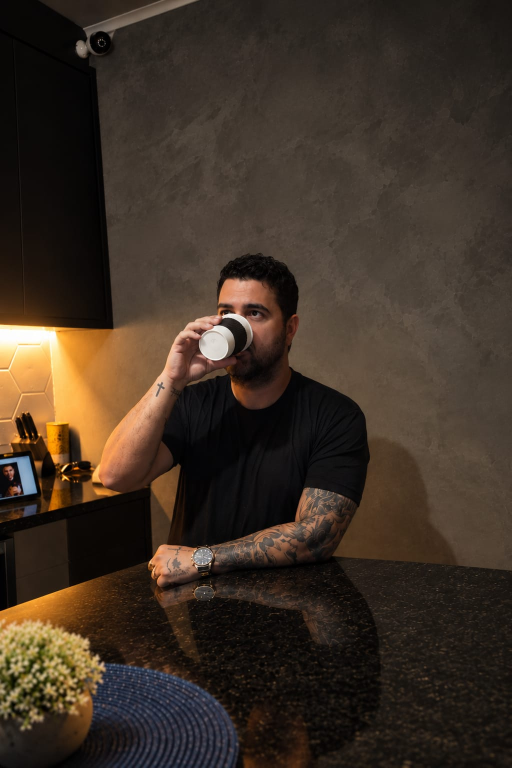
#> input picture gerador/fotos/1001343508.jpg, 1024 x 1536 px, given as the content of the folder ../../gerador/fotos/1001343508.jpg, which was not available (shown at 1/2 size)
$ python vv_story.py ../../gerador/fotos/1001343508.jpg ../../gerador/fotos/1001343509.jpg
#> lines starting #> are read from the running program, lines starting #| are printed output that depends on the picture; pictures that were not available may be replaced by others from this repository, and a replacement may not be noted
"""Transforma os slides (1080x1350) de um carrossel do Viva Voz em stories 1080x1920."""
import sys,os,glob
from PIL import Image, ImageFilter, ImageEnhance, ImageDraw, ImageFont
W,H=1080,1920
LORA='/usr/share/fonts/truetype/google-fonts/Lora-Italic-Variable.ttf'
def story(src,dst):
#> called with src = '_only/1001343508.jpg'
    im=Image.open(src).convert('RGB')
#> im is the input picture: PIL image 1024x1536 RGB; mean R, G, B 61.8, 48.8, 37.4
    s=max(W/im.width,H/im.height); bg=im.resize((int(im.width*s)+1,int(im.height*s)+1),Image.LANCZOS)
#> after `s = max(W / im.width, H / im.height)`: s = 1.25
    l=(bg.width-W)//2; t=(bg.height-H)//2
#> after `l = (bg.width - W) // 2`: l = 100
#> after `t = (bg.height - H) // 2`: t = 0
    bg=bg.crop((l,t,l+W,t+H)).filter(ImageFilter.GaussianBlur(50))
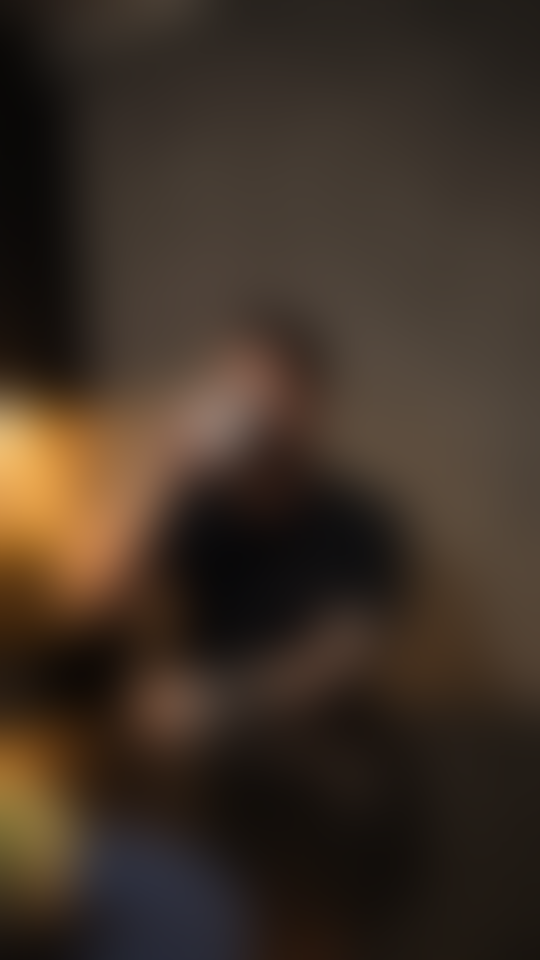
#> bg: PIL image 1080x1920 RGB (shown at 1/2 size); mean R, G, B 61.4, 48.3, 37.3
    bg=ImageEnhance.Brightness(bg).enhance(0.35)
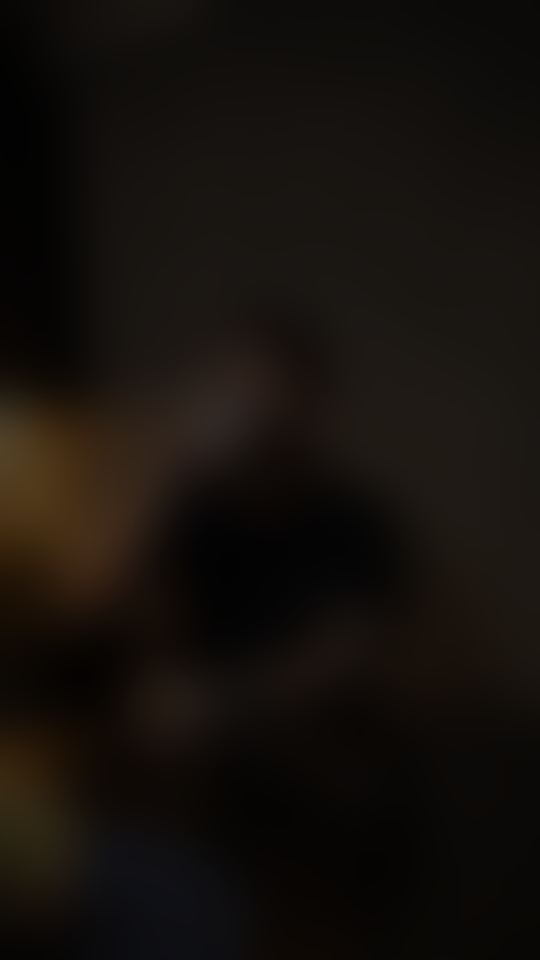
#> bg: PIL image 1080x1920 RGB (shown at 1/2 size); mean R, G, B 21, 16.4, 12.6
    k=1000/im.width; fg=im.resize((1000,round(im.height*k)),Image.LANCZOS)
#> after `k = 1000 / im.width`: k = 0.977
    x=(W-fg.width)//2; y=(H-fg.height)//2-40
#> after `x = (W - fg.width) // 2`: x = 40
#> after `y = (H - fg.height) // 2 - 40`: y = 170
    bg.paste(fg,(x,y))
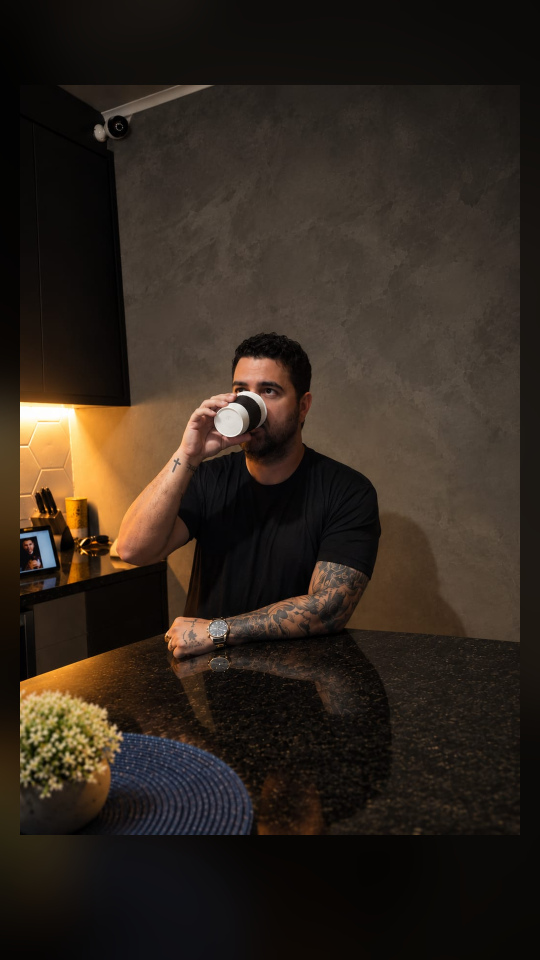
#> bg: PIL image 1080x1920 RGB (shown at 1/2 size); mean R, G, B 49.2, 39, 30
#> (the run stopped early here; a loop or call above may not have finished)

$ run again, on gerador/fotos/1001343509.jpg
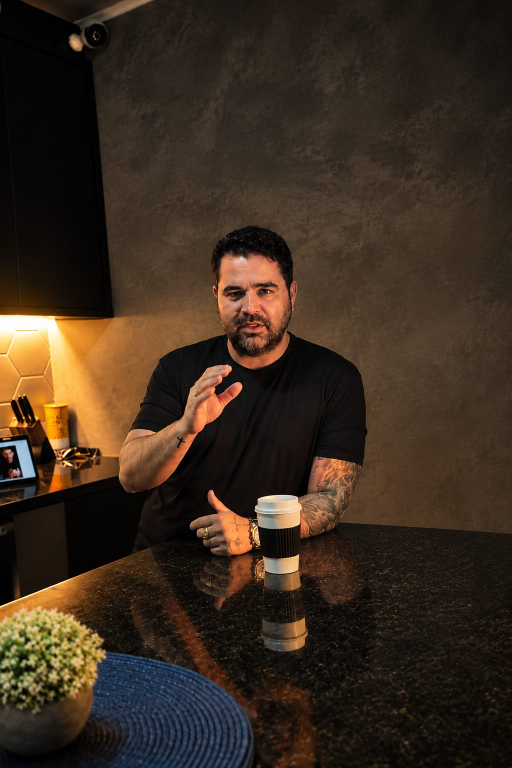
#> input picture gerador/fotos/1001343509.jpg, 1024 x 1536 px, given as the content of the folder ../../gerador/fotos/1001343509.jpg, which was not available (shown at 1/2 size)
#> in story, im is the input picture: PIL image 1024x1536 RGB; mean R, G, B 59.1, 44.3, 31.1
#> in story, `bg=ImageEnhance.Brightness(bg).enhance(0.35)`:
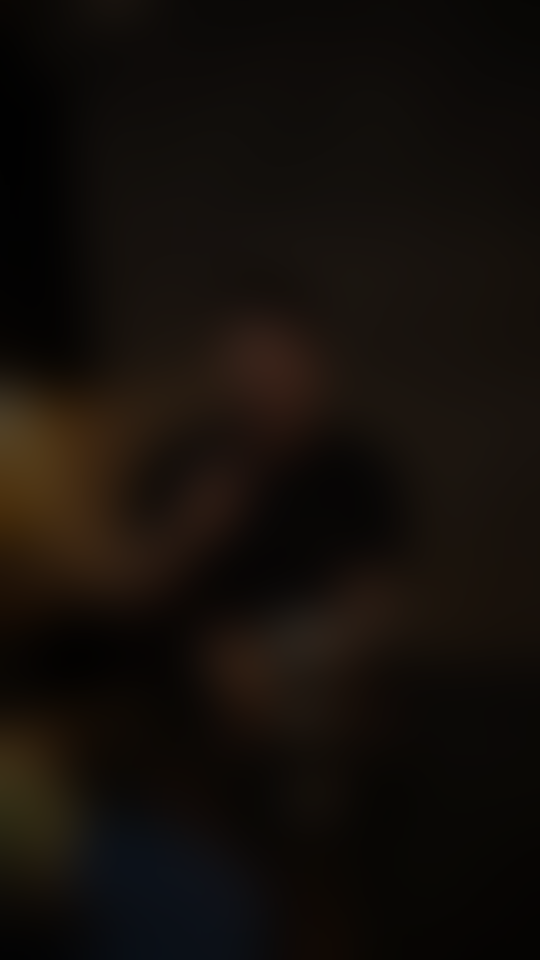
#> bg: PIL image 1080x1920 RGB (shown at 1/2 size); mean R, G, B 20.5, 15.1, 10.6
#> in story, `bg.paste(fg,(x,y))`:
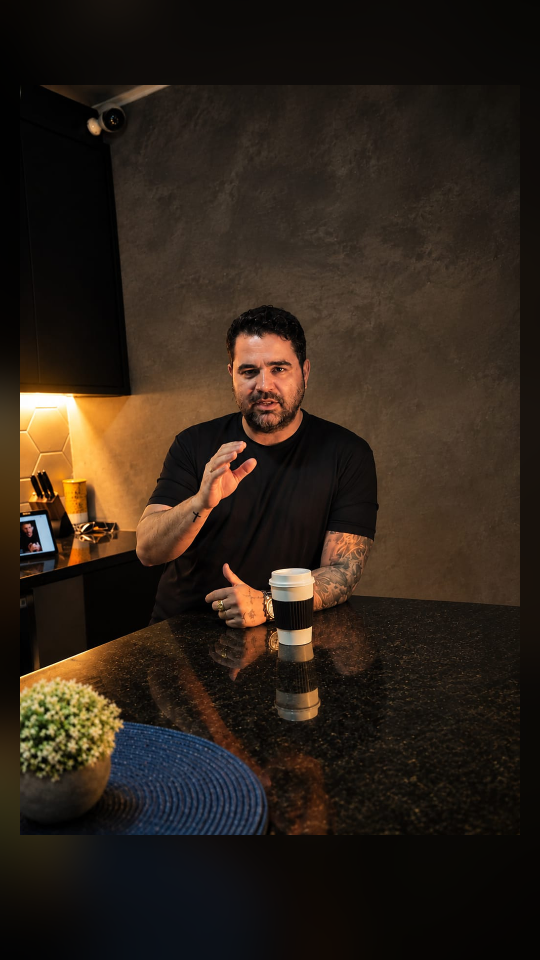
#> bg: PIL image 1080x1920 RGB (shown at 1/2 size); mean R, G, B 46.7, 35.3, 25.1

$ run again, on gerador/fotos/1001343510.jpg
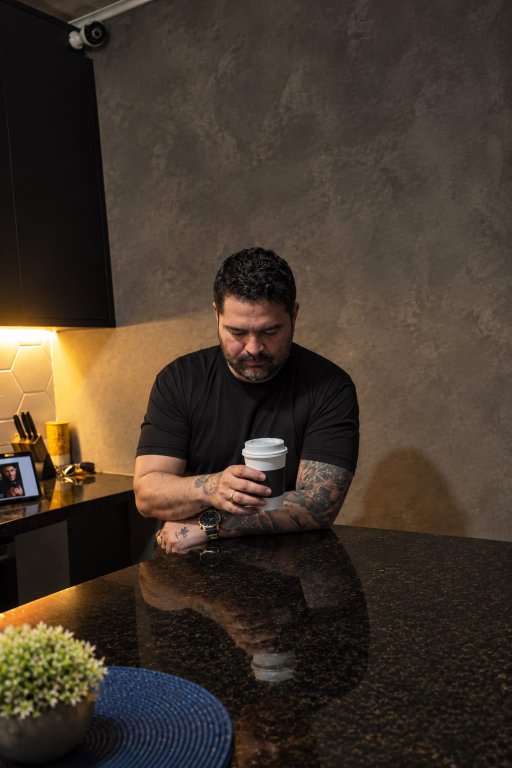
#> input picture gerador/fotos/1001343510.jpg, 1024 x 1536 px, given as the content of the folder ../../gerador/fotos/1001343510.jpg, which was not available (shown at 1/2 size)
#> in story, im is the input picture: PIL image 1024x1536 RGB; mean R, G, B 67.6, 55.2, 43.5
#> in story, `bg=ImageEnhance.Brightness(bg).enhance(0.35)`:
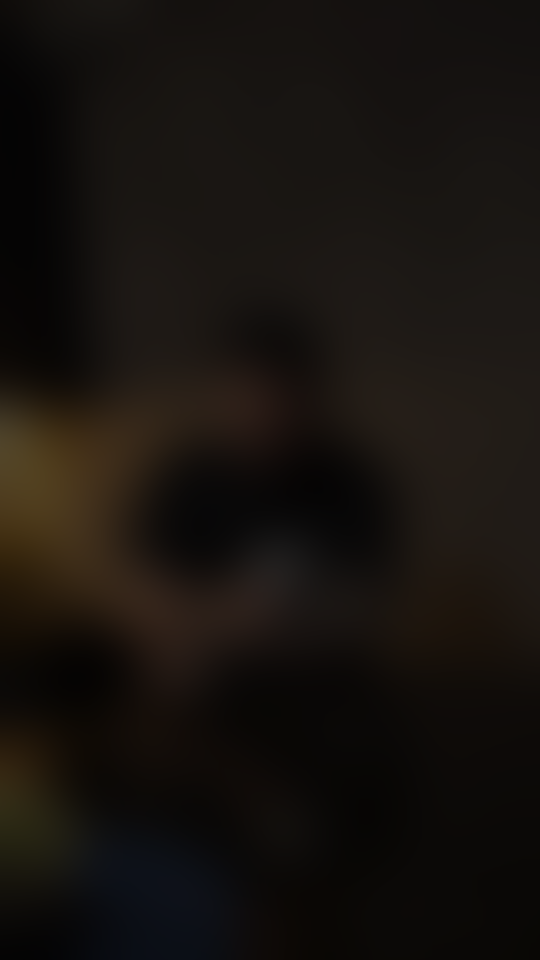
#> bg: PIL image 1080x1920 RGB (shown at 1/2 size); mean R, G, B 23, 18.6, 14.7
#> in story, `bg.paste(fg,(x,y))`:
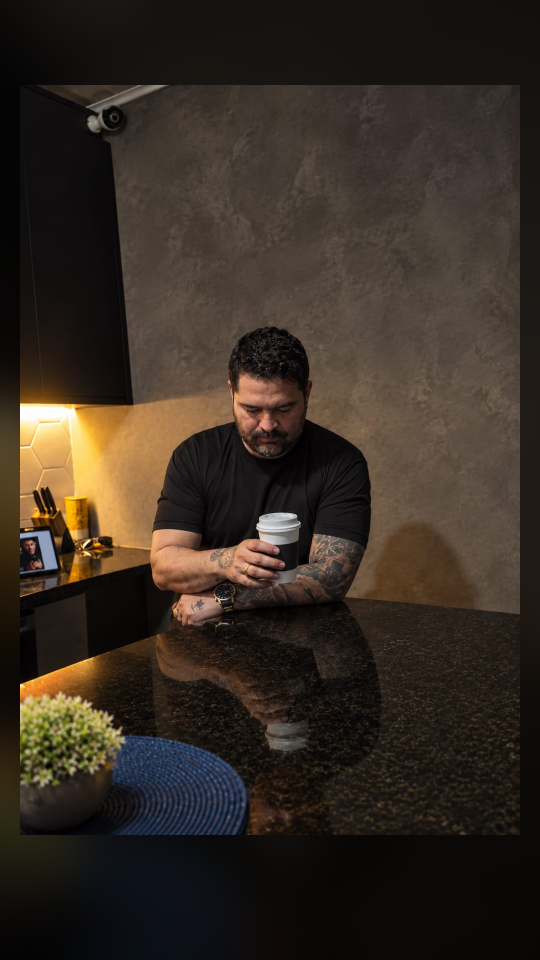
#> bg: PIL image 1080x1920 RGB (shown at 1/2 size); mean R, G, B 53.9, 44.2, 35.1
